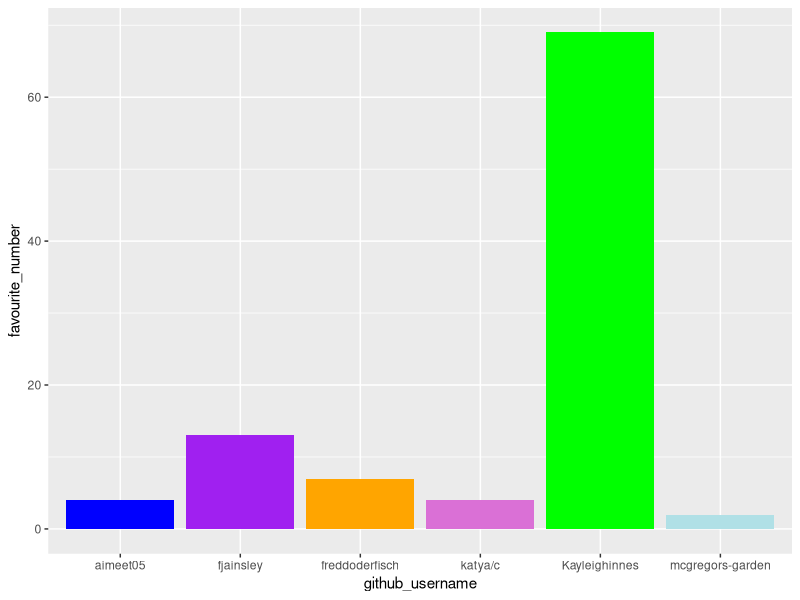
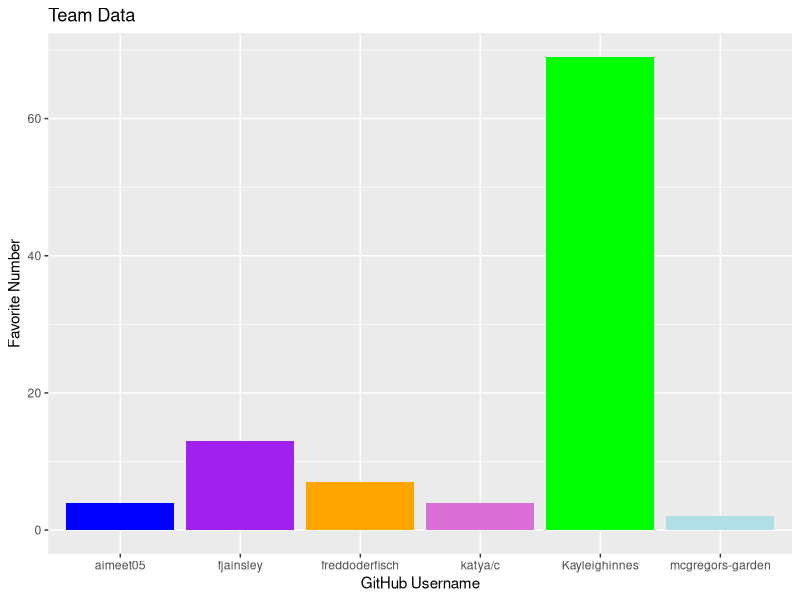
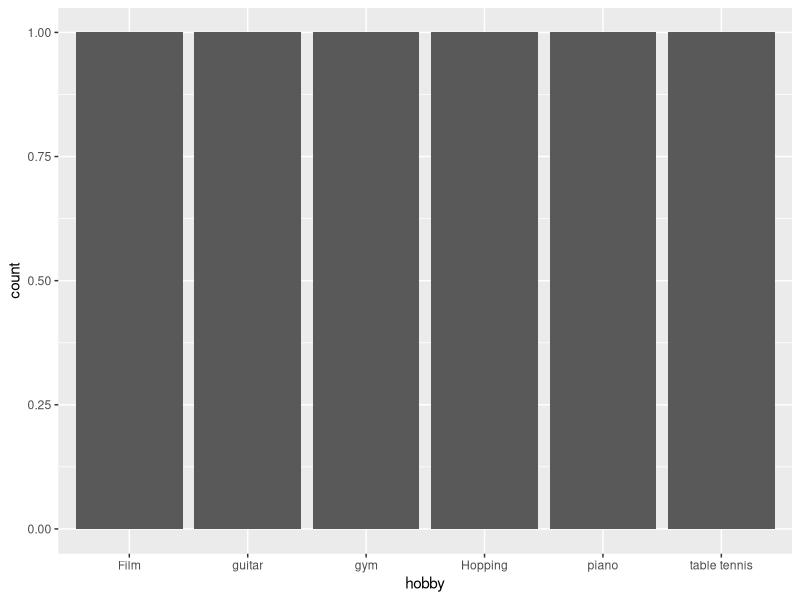

Generate these figures, in order, with R:
## ---- chunk 1
library(tidyverse) 
## ---- chunk 2
team_data <- tibble(
  name = c("Peter Rabbit", "Freddie Elson", "Felix Ainsley", "Aimee Tumblety", 
           "Katya Cheltsova", "kayleigh Innes"),
  github_username = c("mcgregors-garden", "freddoderfisch","aimeet05", "fjainsley", 
                      "katya/c", "Kayleighinnes"),
  colour = c("powderblue", "orange", "blue", 
             "purple", "orchid", "green"),
  hobby = c("Hopping", "gym", "guitar", 
            "table tennis", "piano", "Film"),
  favourite_number = c(2, 7, 4, 13, 4, 69)
  )

team_data
## ---- chunk 3
p1 <- ggplot(data = team_data, 
             mapping = aes(x = github_username, 
                           y = favourite_number,
                           fill = colour), 
             ) +
   geom_col() +
   scale_fill_identity()
p1
## ---- chunk 4
p1 + labs(x = "GitHub Username", 
          y = "Favorite Number",
          title = "Team Data")
## ---- chunk 5
p2 <- ggplot(team_data, aes(x = hobby)) +
  geom_bar()
p2
